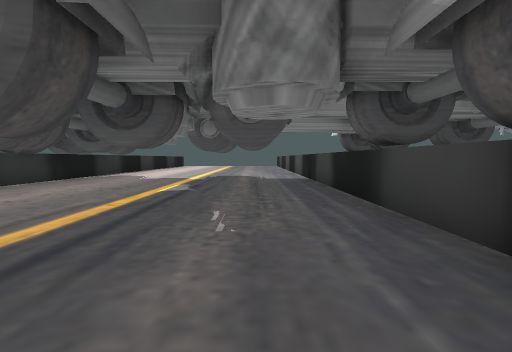
view 1 (above)

12 first-person views from a walk through a 3-D level made in the Unity game engine. The camera is 1.2 m above the floor, tilts 4° down and sees 90° across. The floor is counted in squares, 2 m on a side. Each view is taken from the middle of a square. On the plan, view 1 faces up. The plan holds only what a view shows up to about 9 squares ahead; the rest is blank. The place goes on beyond the plan.

view 2
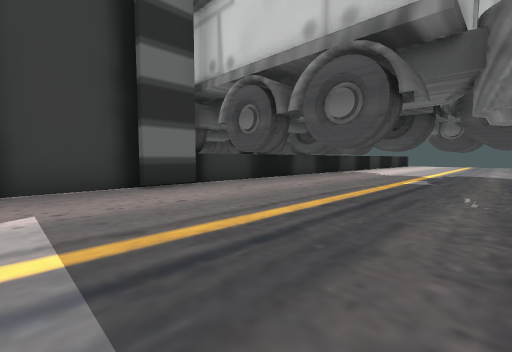

view 3
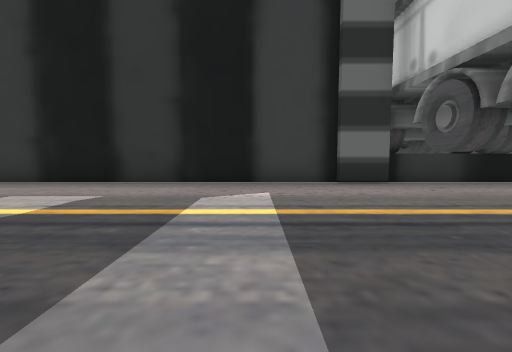

view 4
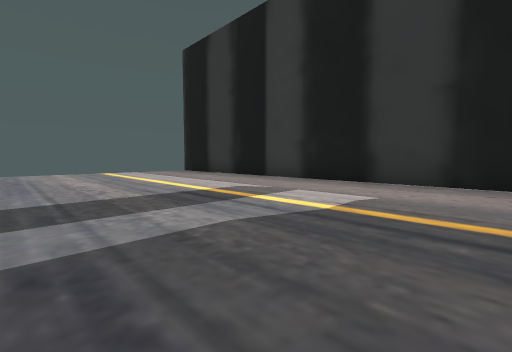

view 5
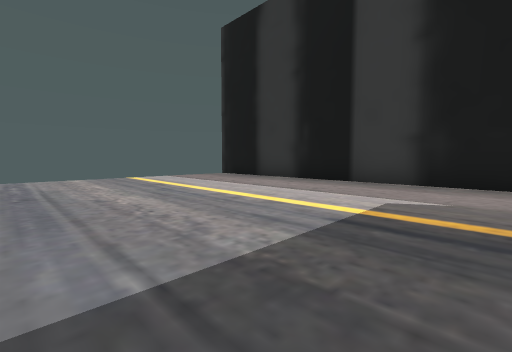

view 6
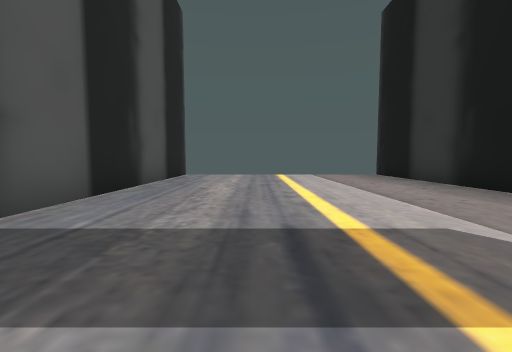

view 7
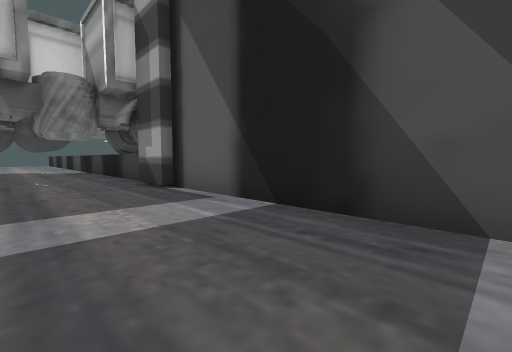

view 8
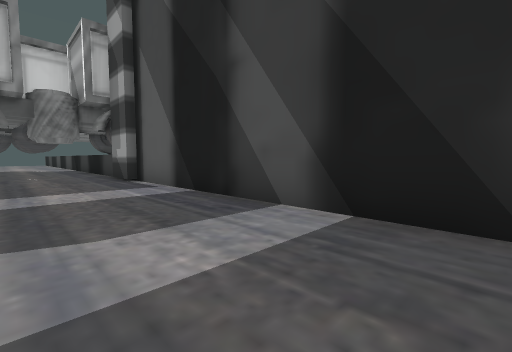

view 9
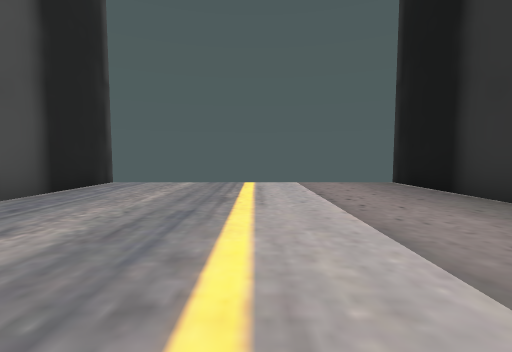

view 10
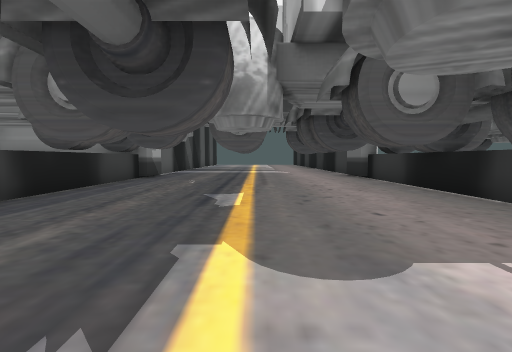

view 11
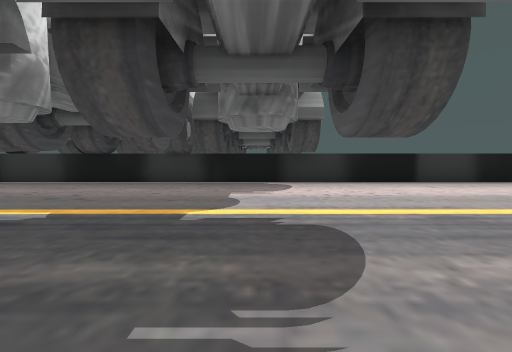

view 12
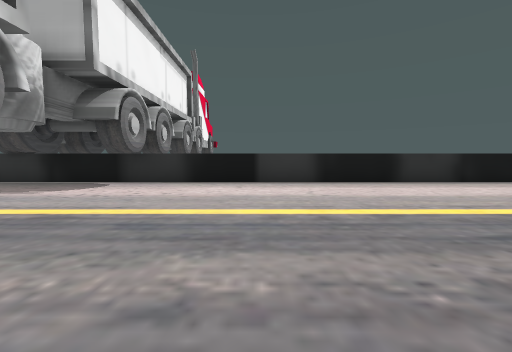

### Floor plan
Key: @ floor where view 1 was taken; # wall or solid block; x gap in a wall; . floor; ^ raised ledge.
Columns run from 7 left of view 1 to 4 right of it. Each row starts with its distance up from view 1.
 18  ^.
 17  ^..
 16  ^...
 15  ^....
 14  ^.....
 13  ^......
 12  ^.......
 11  ^......
 10  ^......
  9 #^#...#..^
  8 #^.......^
  7 #^#...#..^
  6  ##....#.^
  5  ^.......^
  4  #xxx..#.#
  3  #.......#
  2  ^.......^
  1  ##xx....###
  0  ##....@.#
 -1  #.......#
 -2  #.......#
 -3  #.......#
 -4  #.......#
 -5  #.......#
 -6  #.......#
 -7  #.......#
 -8  #.......#
 -9  #.......#
-10  #.......#
-11  #.......#
-12  #.......#
-13  #.......#
-14  #.......#

Where each view was taken, in squares from view 1:
view 1: 0 up, 0 right, facing up
view 2: 2 down, 0 right, facing up-left
view 3: 2 down, 1 right, facing left
view 4: 3 down, 1 right, facing down-left
view 5: 6 down, 1 right, facing down-left
view 6: 5 down, 1 left, facing down
view 7: 5 down, 1 left, facing up-right
view 8: 7 down, 1 left, facing up-right
view 9: 8 down, 2 left, facing down
view 10: 9 up, 2 left, facing down
view 11: 8 up, 1 right, facing left
view 12: 12 up, 1 right, facing left
